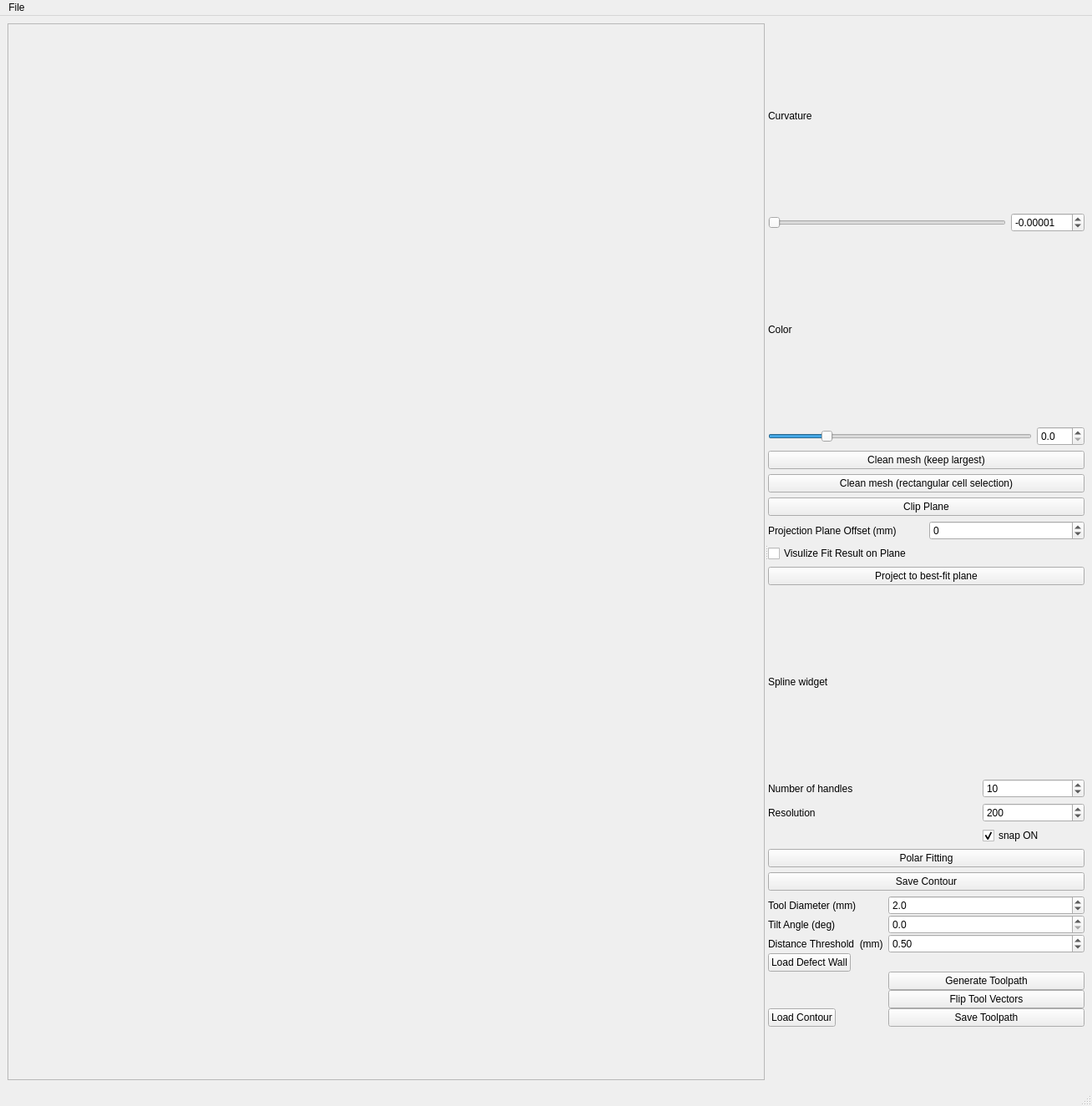
<?xml version="1.0" encoding="UTF-8"?>
<ui version="4.0">
 <class>MainWindow</class>
 <widget class="QMainWindow" name="MainWindow">
  <property name="geometry">
   <rect>
    <x>0</x>
    <y>0</y>
    <width>1308</width>
    <height>1325</height>
   </rect>
  </property>
  <property name="windowTitle">
   <string>Parameters Tuning</string>
  </property>
  <widget class="QWidget" name="centralwidget">
   <layout class="QHBoxLayout" name="horizontalLayout_4">
    <item>
     <widget class="QSplitter" name="splitter">
      <property name="orientation">
       <enum>Qt::Horizontal</enum>
      </property>
      <widget class="QFrame" name="vtk_frame">
       <property name="sizePolicy">
        <sizepolicy hsizetype="Minimum" vsizetype="Preferred">
         <horstretch>0</horstretch>
         <verstretch>0</verstretch>
        </sizepolicy>
       </property>
       <property name="minimumSize">
        <size>
         <width>600</width>
         <height>0</height>
        </size>
       </property>
       <property name="frameShape">
        <enum>QFrame::StyledPanel</enum>
       </property>
       <property name="frameShadow">
        <enum>QFrame::Raised</enum>
       </property>
      </widget>
      <widget class="QWidget" name="layoutWidget">
       <layout class="QVBoxLayout" name="verticalLayout">
        <item>
         <widget class="QLabel" name="label_curvature">
          <property name="text">
           <string>Curvature</string>
          </property>
         </widget>
        </item>
        <item>
         <layout class="QHBoxLayout" name="horizontalLayout">
          <item>
           <widget class="QSlider" name="horizontalSlider_curvature">
            <property name="minimum">
             <number>0</number>
            </property>
            <property name="maximum">
             <number>100</number>
            </property>
            <property name="orientation">
             <enum>Qt::Horizontal</enum>
            </property>
           </widget>
          </item>
          <item>
           <widget class="QDoubleSpinBox" name="doubleSpinBox_curvature">
            <property name="decimals">
             <number>5</number>
            </property>
            <property name="minimum">
             <double>-100.000000000000000</double>
            </property>
            <property name="maximum">
             <double>100.000000000000000</double>
            </property>
            <property name="singleStep">
             <double>0.000010000000000</double>
            </property>
            <property name="value">
             <double>-0.000010000000000</double>
            </property>
           </widget>
          </item>
         </layout>
        </item>
        <item>
         <widget class="QLabel" name="label_color">
          <property name="text">
           <string>Color</string>
          </property>
         </widget>
        </item>
        <item>
         <layout class="QHBoxLayout" name="horizontalLayout_2">
          <item>
           <widget class="QSlider" name="horizontalSlider_color">
            <property name="minimum">
             <number>200</number>
            </property>
            <property name="maximum">
             <number>440</number>
            </property>
            <property name="value">
             <number>250</number>
            </property>
            <property name="orientation">
             <enum>Qt::Horizontal</enum>
            </property>
            <property name="invertedControls">
             <bool>false</bool>
            </property>
            <property name="tickPosition">
             <enum>QSlider::NoTicks</enum>
            </property>
           </widget>
          </item>
          <item>
           <widget class="QDoubleSpinBox" name="doubleSpinBox_color">
            <property name="decimals">
             <number>1</number>
            </property>
            <property name="maximum">
             <double>100.000000000000000</double>
            </property>
           </widget>
          </item>
         </layout>
        </item>
        <item>
         <widget class="QPushButton" name="pushButton_keep_largest">
          <property name="text">
           <string>Clean mesh (keep largest)</string>
          </property>
         </widget>
        </item>
        <item>
         <widget class="QPushButton" name="pushButton_cell_picking">
          <property name="text">
           <string>Clean mesh (rectangular cell selection)</string>
          </property>
         </widget>
        </item>
        <item>
         <widget class="QPushButton" name="pushButton_clip_plane">
          <property name="text">
           <string>Clip Plane</string>
          </property>
         </widget>
        </item>
        <item>
         <layout class="QHBoxLayout" name="horizontalLayout_3">
          <item>
           <widget class="QLabel" name="label_plane_offset">
            <property name="text">
             <string>Projection Plane Offset (mm)</string>
            </property>
           </widget>
          </item>
          <item>
           <widget class="QSpinBox" name="spinBox_plane_offset">
            <property name="minimum">
             <number>-1000</number>
            </property>
            <property name="maximum">
             <number>10000</number>
            </property>
            <property name="value">
             <number>0</number>
            </property>
           </widget>
          </item>
         </layout>
        </item>
        <item>
         <widget class="QCheckBox" name="checkBox_visulize_on_plane">
          <property name="text">
           <string>Visulize Fit Result on Plane</string>
          </property>
         </widget>
        </item>
        <item>
         <widget class="QPushButton" name="pushButton_project_to_plane">
          <property name="text">
           <string>Project to best-fit plane</string>
          </property>
         </widget>
        </item>
        <item>
         <widget class="QLabel" name="label_spline_widget">
          <property name="text">
           <string>Spline widget</string>
          </property>
         </widget>
        </item>
        <item>
         <layout class="QGridLayout" name="gridLayout">
          <item row="0" column="2">
           <widget class="QSpinBox" name="spinBox_spline_n_handles">
            <property name="value">
             <number>10</number>
            </property>
           </widget>
          </item>
          <item row="1" column="0" colspan="2">
           <widget class="QLabel" name="label_spline_n_handles_2">
            <property name="text">
             <string>Resolution</string>
            </property>
           </widget>
          </item>
          <item row="0" column="0" colspan="2">
           <widget class="QLabel" name="label_spline_n_handles">
            <property name="text">
             <string>Number of handles</string>
            </property>
           </widget>
          </item>
          <item row="1" column="2">
           <widget class="QSpinBox" name="spinBox_spline_resolution">
            <property name="maximum">
             <number>1000</number>
            </property>
            <property name="value">
             <number>200</number>
            </property>
           </widget>
          </item>
          <item row="2" column="2">
           <widget class="QCheckBox" name="checkBox_snap_on">
            <property name="text">
             <string>snap ON</string>
            </property>
            <property name="checked">
             <bool>true</bool>
            </property>
           </widget>
          </item>
         </layout>
        </item>
        <item>
         <widget class="QPushButton" name="pushButton_polar_fitting">
          <property name="text">
           <string>Polar Fitting</string>
          </property>
         </widget>
        </item>
        <item>
         <widget class="QPushButton" name="pushButton_save_contour">
          <property name="text">
           <string>Save Contour</string>
          </property>
         </widget>
        </item>
        <item>
         <layout class="QFormLayout" name="formLayout">
          <property name="horizontalSpacing">
           <number>6</number>
          </property>
          <property name="verticalSpacing">
           <number>0</number>
          </property>
          <item row="0" column="0">
           <widget class="QLabel" name="label_tool_diameter">
            <property name="text">
             <string>Tool Diameter (mm)</string>
            </property>
           </widget>
          </item>
          <item row="0" column="1">
           <widget class="QDoubleSpinBox" name="doubleSpinBox_tool_diameter">
            <property name="decimals">
             <number>1</number>
            </property>
            <property name="maximum">
             <double>50.000000000000000</double>
            </property>
            <property name="value">
             <double>2.000000000000000</double>
            </property>
           </widget>
          </item>
          <item row="1" column="0">
           <widget class="QLabel" name="label_tilt_angle">
            <property name="text">
             <string>Tilt Angle (deg)</string>
            </property>
           </widget>
          </item>
          <item row="1" column="1">
           <widget class="QDoubleSpinBox" name="doubleSpinBox_tilt_angle">
            <property name="decimals">
             <number>1</number>
            </property>
            <property name="maximum">
             <double>90.000000000000000</double>
            </property>
            <property name="value">
             <double>0.000000000000000</double>
            </property>
           </widget>
          </item>
          <item row="2" column="0">
           <widget class="QLabel" name="label_2">
            <property name="text">
             <string>Distance Threshold  (mm)</string>
            </property>
           </widget>
          </item>
          <item row="2" column="1">
           <widget class="QDoubleSpinBox" name="doubleSpinBox_distance_threshold">
            <property name="singleStep">
             <double>0.100000000000000</double>
            </property>
            <property name="value">
             <double>0.500000000000000</double>
            </property>
           </widget>
          </item>
          <item row="4" column="0">
           <widget class="QPushButton" name="pushButton_load_defect_wall">
            <property name="text">
             <string>Load Defect Wall</string>
            </property>
           </widget>
          </item>
          <item row="7" column="0">
           <widget class="QPushButton" name="pushButton_load_contour">
            <property name="text">
             <string>Load Contour</string>
            </property>
           </widget>
          </item>
          <item row="7" column="1">
           <widget class="QPushButton" name="pushButton_save_toolpath">
            <property name="text">
             <string>Save Toolpath</string>
            </property>
           </widget>
          </item>
          <item row="5" column="1">
           <widget class="QPushButton" name="pushButton_generate_toolpath">
            <property name="text">
             <string>Generate Toolpath</string>
            </property>
           </widget>
          </item>
          <item row="6" column="1">
           <widget class="QPushButton" name="pushButton_flip_tool_vector">
            <property name="text">
             <string>Flip Tool Vectors</string>
            </property>
           </widget>
          </item>
         </layout>
        </item>
       </layout>
      </widget>
     </widget>
    </item>
   </layout>
  </widget>
  <widget class="QMenuBar" name="menubar">
   <property name="geometry">
    <rect>
     <x>0</x>
     <y>0</y>
     <width>1308</width>
     <height>39</height>
    </rect>
   </property>
   <widget class="QMenu" name="menuFile">
    <property name="title">
     <string>File</string>
    </property>
    <addaction name="load_mesh_action"/>
   </widget>
   <addaction name="menuFile"/>
  </widget>
  <widget class="QStatusBar" name="statusbar"/>
  <action name="load_mesh_action">
   <property name="text">
    <string>Load Defect Mesh</string>
   </property>
  </action>
 </widget>
 <resources/>
 <connections/>
</ui>
